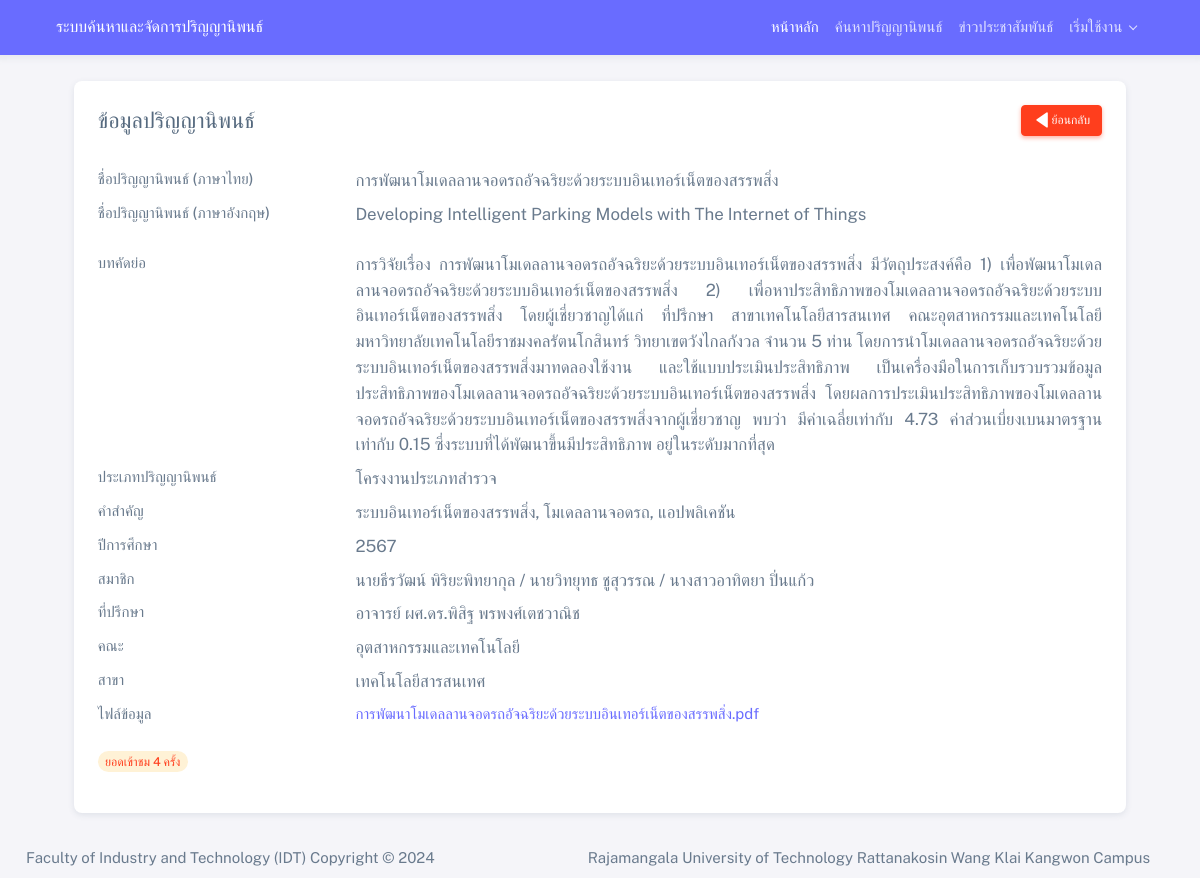
The app's page /thesis_detail.php?id=19 with its own data.
### tables this page shows
CREATE TABLE `thesis` (
  `thesis_id` int(11) NOT NULL COMMENT 'ไอดีงานวิจัย',
  `thesis_name1` varchar(255) DEFAULT NULL COMMENT 'ชื่องานวิจัยไทย',
  `thesis_name2` varchar(255) DEFAULT NULL COMMENT 'ชื่องานวิจัยอังกฤษ',
  `thesis_des` text DEFAULT NULL COMMENT 'รายละเอียดงานวิจัยคร่าวๆ',
  `thesis_keyword` varchar(255) DEFAULT NULL COMMENT 'คีย์เวิร์ด',
  `thesis_year` int(11) DEFAULT NULL COMMENT 'ปีที่วิจัย',
  `thesis_status` enum('0','1','2') NOT NULL COMMENT 'สถานะงานวิจัย 0รอยืนยัน 1ยืนยัแล้ว 2ไม่ยืนยันแก้ไขใหม่',
  `typethesis_id` int(11) DEFAULT NULL COMMENT 'ไอดีประเภทงานวิจัย',
  `Advisor_id` int(10) NOT NULL,
  `faculty_id` int(10) NOT NULL,
  `branch_id` int(10) NOT NULL,
  `thesis_file` varchar(255) NOT NULL,
  `m_id` int(10) NOT NULL COMMENT 'ไอดีผู้ลง',
  `thesis_view` int(10) NOT NULL,
  `thesis_reason` text NOT NULL COMMENT 'หมายเหตุกรณีงานวิจัยไม่ผ่าน'
);

CREATE TABLE `type_thesis` (
  `typethesis_id` int(11) NOT NULL COMMENT 'ไอดีประเภทงานวิจัย',
  `typethesis_name` varchar(100) DEFAULT NULL COMMENT 'ประเภทงานวิจัย'
);

CREATE TABLE `faculty` (
  `faculty_id` int(11) NOT NULL,
  `faculty_name` varchar(255) NOT NULL
);

CREATE TABLE `branch` (
  `branch_id` int(10) NOT NULL,
  `branch_name` varchar(255) NOT NULL,
  `faculty_id` int(10) NOT NULL
);

### thesis_detail.php (the view, shortened to what this page needs)
<?php include('./head.php');
if (isset($_GET['id'])) {
    $thesis_id = isset($_GET['id']) ? mysqli_real_escape_string($conn, $_GET['id']) : '';
    $select_sql = "SELECT
    thesis.thesis_id,
    thesis.thesis_name1,
    thesis.thesis_name2,
    type_thesis.typethesis_name,
    thesis.thesis_des,
    thesis.thesis_keyword,
    thesis.thesis_year,
    thesis.thesis_view,
    thesis.thesis_status,
    thesis.thesis_file,
    type_thesis.typethesis_id,
    type_thesis.typethesis_name,
    Advisor.Advisor_id,
    faculty.faculty_name,
    branch.branch_name,
    prefix_author.prefix_id AS author_prefix_id,
    prefix_author.prefix_name AS author_prefix_name,
    COUNT(author.author_id) AS num_authors,
    GROUP_CONCAT( CONCAT(prefix_author.prefix_name,author.author_name1, ' ', author.author_name2) SEPARATOR ' / ') AS author_full_names,
    CONCAT('อาจารย์ ', prefix_advisor.prefix_name, Advisor.Advisor_name1, ' ', Advisor.Advisor_name2) AS Advisor_full_name,
    CONCAT(faculty.faculty_name, ' ', branch.branch_name) AS Agency
FROM
    thesis
JOIN
    type_thesis ON thesis.typethesis_id = type_thesis.typethesis_id
JOIN
    Advisor ON thesis.Advisor_id = Advisor.Advisor_id
JOIN
    author ON thesis.thesis_id = author.thesis_id
JOIN
    prefix AS prefix_author ON author.prefix_id = prefix_author.prefix_id
JOIN
    prefix AS prefix_advisor ON Advisor.prefix_id = prefix_advisor.prefix_id
JOIN
    faculty ON thesis.faculty_id = faculty.faculty_id
JOIN
    branch ON thesis.branch_id = branch.branch_id
WHERE
    thesis.thesis_id = ? AND thesis.thesis_status != '0'
GROUP BY
    thesis.thesis_id";
    $select_stmt = mysqli_prepare($conn, $select_sql);
    if ($select_stmt) {
        mysqli_stmt_bind_param($select_stmt, "i", $thesis_id);
        mysqli_stmt_execute($select_stmt);
        $result = mysqli_stmt_get_result($select_stmt);
        if (mysqli_num_rows($result) > 0) {
            $row = mysqli_fetch_assoc($result);
?>
            <body>
                <div class="layout-wrapper layout-content-navbar layout-without-menu">
                    <div class="layout-container">
                        <div class="layout-page">
                            <?php include('./navbar.php'); ?>
                            <div class="content-wrapper">
                                <div class="container-fluid flex-grow-1 container-p-y">
                                    <div class="col-lg-11 m-auto">
                                        <div class="row">
                                            <div class="col-12 m-auto">
                                                <div class="card" tabindex="-1">
                                                    <div class="card-header d-flex align-items-center justify-content-between">
                                                        <h4 class="mb-0">ข้อมูลปริญญานิพนธ์</h4>
                                                        <small class="text-muted float-end d-none d-sm-inline-block">
                                                            <a class="btn btn-sm btn-danger" href="javascript:history.back()"><i class='bx bxs-left-arrow'></i> ย้อนกลับ </a></small>
                                                    </div>
                                                    <div class="card-body">
                                                        <dl class="row mt-2">
                                                            <dt class="col-sm-3">ชื่อปริญญานิพนธ์ (ภาษาไทย)</dt>
                                                            <dd class="col-sm-9 lead"><?php echo $row['thesis_name1'] ?></dd>
                                                            <dt class="col-sm-3">ชื่อปริญญานิพนธ์ (ภาษาอังกฤษ)</dt>
                                                            <dd class="col-sm-9 lead">
                                                                <p><?php echo $row['thesis_name2'] ?></p>
                                                            </dd>
                                                            <dt class="col-sm-3 text-truncate">บทคัดย่อ</dt>
                                                            <dd class="col-sm-9 lead" style="text-align: justify;  text-justify: distribute-all-lines;">
                                                                <?php echo $row['thesis_des'] ?>
                                                            </dd>
                                                            <dt class="col-sm-3">ประเภทปริญญานิพนธ์ </dt>
                                                            <dd class="col-sm-9 lead"><?php echo $row['typethesis_name'] ?></dd>
                                                            <dt class="col-sm-3 text-truncate">คำสำคัญ</dt>
                                                            <dd class="col-sm-9 lead">
                                                                <?php echo $row['thesis_keyword'] ?>
                                                            </dd>
                                                            <dt class="col-sm-3">ปีการศึกษา</dt>
                                                            <dd class="col-sm-9 lead"><?php echo $row['thesis_year'] ?></dd>
                                                            <dt class="col-sm-3 text-truncate">สมาชิก</dt>
                                                            <dd class="col-sm-9 lead">
                                                                <?php echo $row['author_full_names'] ?>
                                                            </dd>
                                                            <dt class="col-sm-3 text-truncate">ที่ปรึกษา</dt>
                                                            <dd class="col-sm-9 lead">
                                                                <?php echo $row['Advisor_full_name'] ?>
                                                            </dd>
                                                            <dt class="col-sm-3 text-truncate">คณะ</dt>
                                                            <dd class="col-sm-9 lead">
                                                                <?php echo $row['faculty_name'] ?>
                                                            </dd>
                                                            <dt class="col-sm-3 text-truncate">สาขา</dt>
                                                            <dd class="col-sm-9 lead">
                                                                <?php echo $row['branch_name'] ?>
                                                            </dd>
                                                            <dt class="col-sm-3 text-truncate">ไฟล์ข้อมูล</dt>
                                                            <dd class="col-sm-9">
                                                                <?php if (!empty($row['thesis_file'])) {
                                                                ?><a href="./uploads/<?php echo $row['thesis_file'] ?>" download><?php echo $row['thesis_name1'] ?>.pdf</a>
                                                                <?php                                      } else {
                                                                    echo "ไม่มีไฟล์ปริญญานิพนธ์";
                                                                }
                                                                ?>
                                                            </dd>
                                                        </dl>
                                                        <p class="text-right"><span class="badge bg-label-warning rounded-pill text-danger">ยอดเข้าชม <?php echo $row['thesis_view']; ?> ครั้ง</span></p>
                                                    </div>
                                                </div>
                                            </div>
                                        </div>
                                    </div>
                                </div>
                                <?php include("./footer.php"); ?>
                            </div>
                        </div>
                    </div>
                </div>
    <?php } else {
            echo '<script>alert("ปริญญานิพนธ์นี้ไม่สามารถแสดงได้");</script>';
        }
    } else {
        echo '<script>alert("เกิดข้อผิดพลาดในการเตรียมคำสั่ง SQL");</script>';
    }
} else {
    echo 'ไม่พบข้อมูลที่ต้องการ';
}
    ?>
            </body>
            </html>

### records on screen
thesis: thesis_name1 "การพัฒนาโมเดลลานจอดรถอัจฉริยะด้วยระบบอินเทอร์เน็ตของสรรพสิ่ง", thesis_name2 "Developing Intelligent Parking Models with The Internet of Things", thesis_des "การวิจัยเรื่อง การพัฒนาโมเดลลานจอดรถอัจฉริยะด้วยระบบอินเทอร์เน็ตของสรรพสิ่ง มีวัตถุประสงค์คือ 1) เพื่อพัฒนาโมเดลลานจอดรถอัจฉริยะด้วยระบบอินเทอร์เน็ตของสรรพสิ่ง 2) เพื่อหาประสิทธิภาพของโมเดลลานจอดรถอัจฉริยะด้วยระบบอินเทอร์เน็ตของสรรพสิ่ง โดยผู้เชี่ยวชาญได้แก่ ที่ปรึกษา สาขาเทคโนโลยีสารสนเทศ คณะอุตสาหกรรมและเทคโนโลยี มหาวิทยาลัยเทคโนโลยีราชมงคลรัตนโกสินทร์ วิทยาเขตวังไกลกังวล จำนวน 5 ท่าน โดยการนำโมเดลลานจอดรถอัจฉริยะด้วยระบบอินเทอร์เน็ตของสรรพสิ่งมาทดลองใช้งาน และใช้แบบประเมินประสิทธิภาพ เป็นเครื่องมือในการเก็บรวบรวมข้อมูลประสิทธิภาพของโมเดลลานจอดรถอัจฉริยะด้วยระบบอินเทอร์เน็ตของสรรพสิ่ง โดยผลการประเมินประสิทธิภาพของโมเดลลานจอดรถอัจฉริยะด้วยระบบอินเทอร์เน็ตของสรรพสิ่งจากผู้เชี่ยวชาญ พบว่า…", typethesis.typethesis_name "โครงงานประเภทสำรวจ", thesis_keyword "ระบบอินเทอร์เน็ตของสรรพสิ่ง, โมเดลลานจอดรถ, แอปพลิเคชัน", thesis_year "2567", faculty.faculty_name "อุตสาหกรรมและเทคโนโลยี", branch.branch_name "เทคโนโลยีสารสนเทศ", thesis_view "4"

### other values on screen
$row['author_full_names'] "นายธีรวัฒน์ พิริยะพิทยากุล / นายวิทยุทธ ชูสุวรรณ / นางสาวอาทิตยา ปิ่นแก้ว"
$row['Advisor_full_name'] "อาจารย์ ผศ.ดร.พิสิฐ พรพงศ์เตชวาณิช"
